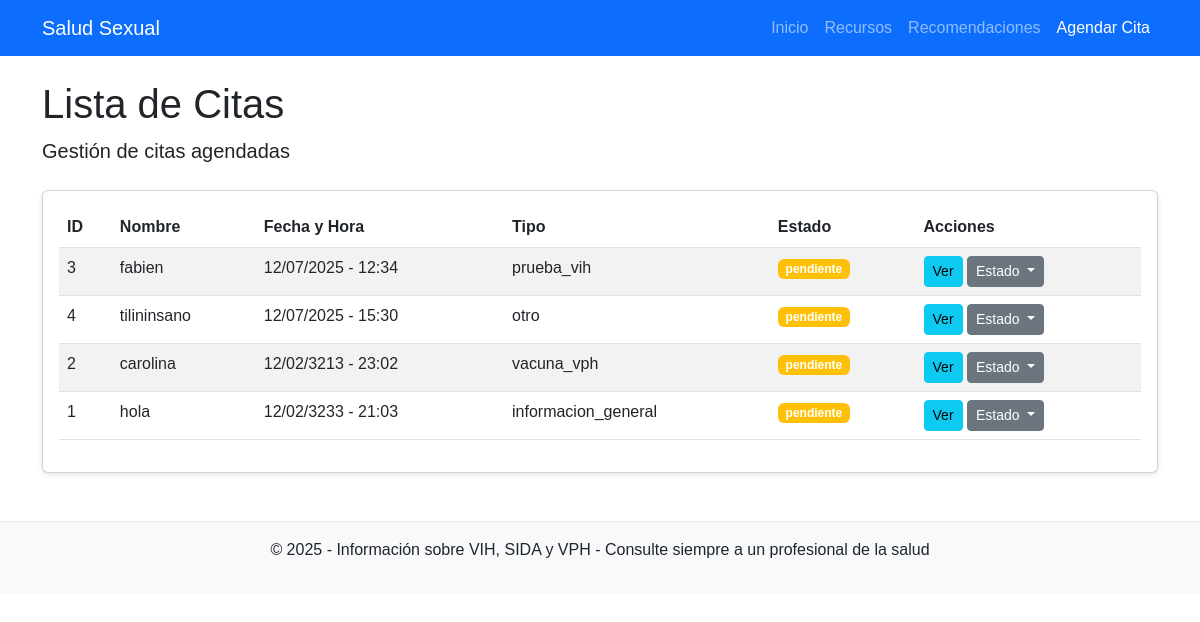
The page /citas/lista on the database its author committed.
### app/models/cita.py (models this page shows, shortened)
class Cita(db.Model):
    __tablename__ = 'citas'
    id = db.Column(db.Integer, primary_key=True)
    nombre = db.Column(db.String(100), nullable=False)
    email = db.Column(db.String(100), nullable=False)
    telefono = db.Column(db.String(20), nullable=False)
    fecha = db.Column(db.Date, nullable=False)
    hora = db.Column(db.Time, nullable=False)
    tipo_consulta = db.Column(db.String(50), nullable=False)
    comentarios = db.Column(db.Text, nullable=True)
    fecha_solicitud = db.Column(db.DateTime, default=datetime.utcnow)
    estado = db.Column(db.String(20), default='pendiente')  # pendiente, confirmada, cancelada, completada

### app/routes/citas.py (the view)
@citas_bp.route('/lista')
def lista():
    citas = Cita.query.order_by(Cita.fecha, Cita.hora).all()
    return render_template('citas/lista.html', titulo='Lista de Citas', citas=citas)

### app/templates/citas/lista.html (shortened to what this page needs)
{% extends 'base.html' %}
{% block content %}
<h1>Lista de Citas</h1>
<p class="lead">Gestión de citas agendadas</p>
<div class="card mt-4">
    <div class="card-body">
        {% if citas %}
            <div class="table-responsive">
                <table class="table table-striped table-hover">
                    <thead>
                        <tr>
                            <th>ID</th>
                            <th>Nombre</th>
                            <th>Fecha y Hora</th>
                            <th>Tipo</th>
                            <th>Estado</th>
                            <th>Acciones</th>
                        </tr>
                    </thead>
                    <tbody>
                        {% for cita in citas %}
                            <tr>
                                <td>{{ cita.id }}</td>
                                <td>{{ cita.nombre }}</td>
                                <td>{{ cita.fecha.strftime('%d/%m/%Y') }} - {{ cita.hora.strftime('%H:%M') }}</td>
                                <td>{{ cita.tipo_consulta }}</td>
                                <td>
                                    <span class="badge {% if cita.estado == 'pendiente' %}bg-warning{% elif cita.estado == 'confirmada' %}bg-success{% elif cita.estado == 'cancelada' %}bg-danger{% else %}bg-secondary{% endif %}">
                                        {{ cita.estado }}
                                    </span>
                                </td>
                                <td>
                                    <a href="{{ url_for('citas.detalle', id=cita.id) }}" class="btn btn-sm btn-info">Ver</a>
                                    <div class="btn-group dropdown">
                                        <button type="button" class="btn btn-sm btn-secondary dropdown-toggle" data-bs-toggle="dropdown">
                                            Estado
                                        </button>
                                    </div>
                                </td>
                            </tr>
                        {% endfor %}
                    </tbody>
                </table>
            </div>
        {% else %}
            <div class="alert alert-info">No hay citas registradas actualmente.</div>
        {% endif %}
    </div>
</div>
{% endblock %}

### app/templates/base.html (shortened to what this page needs)
<!DOCTYPE html>
<html lang="es">
<head>
    <link rel="stylesheet" href="https://cdnjs.cloudflare.com/ajax/libs/bootstrap/5.3.0/css/bootstrap.min.css">
    <link rel="stylesheet" href="{{ url_for('static', filename='css/main.css') }}">
</head>
<body>
    <nav class="navbar navbar-expand-lg navbar-dark bg-primary">
        <div class="container">
            <a class="navbar-brand" href="{{ url_for('inicio.index') }}">Salud Sexual</a>
            <div class="collapse navbar-collapse" id="navbarNav">
                <ul class="navbar-nav ms-auto">
                    <li class="nav-item">
                        <a class="nav-link {% if request.path == url_for('inicio.index') %}active{% endif %}"
                           href="{{ url_for('inicio.index') }}">Inicio</a>
                    </li>
                    <li class="nav-item">
                        <a class="nav-link {% if request.path.startswith('/recursos') %}active{% endif %}"
                           href="{{ url_for('recursos.index') }}">Recursos</a>
                    </li>
                    <li class="nav-item">
                        <a class="nav-link {% if request.path.startswith('/recomendaciones') %}active{% endif %}"
                           href="{{ url_for('recomendaciones.index') }}">Recomendaciones</a>
                    </li>
                    <li class="nav-item">
                        <a class="nav-link {% if request.path.startswith('/citas') %}active{% endif %}"
                           href="{{ url_for('citas.agendar') }}">Agendar Cita</a>
                    </li>
                </ul>
            </div>
        </div>
    </nav>
    <div class="container mt-4">
        {% block content %}{% endblock %}
    </div>
    <footer class="mt-5 py-3 bg-light">
        <div class="container text-center">
            <p>© 2025 - Información sobre VIH, SIDA y VPH - Consulte siempre a un profesional de la salud</p>
        </div>
    </footer>
</body>
</html>

### app/static/css/main.css (style rules this page uses)
body { font-family: 'Arial', sans-serif; padding-bottom: 20px; }
.navbar { margin-bottom: 20px; }
footer { margin-top: 3rem; padding: 1rem 0; border-top: 1px solid #e9ecef; }
.card { box-shadow: 0 2px 5px rgba(0,0,0,0.1); transition: all 0.3s ease; }

### rows shown on the page
Cita: id "3", nombre "fabien", fecha "12/07/2025", hora "12:34", tipo_consulta "prueba_vih", estado "pendiente"
Cita: id "4", nombre "tilininsano", fecha "12/07/2025", hora "15:30", tipo_consulta "otro", estado "pendiente"
Cita: id "2", nombre "carolina", fecha "12/02/3213", hora "23:02", tipo_consulta "vacuna_vph", estado "pendiente"
Cita: id "1", nombre "hola", fecha "12/02/3233", hora "21:03", tipo_consulta "informacion_general", estado "pendiente"
